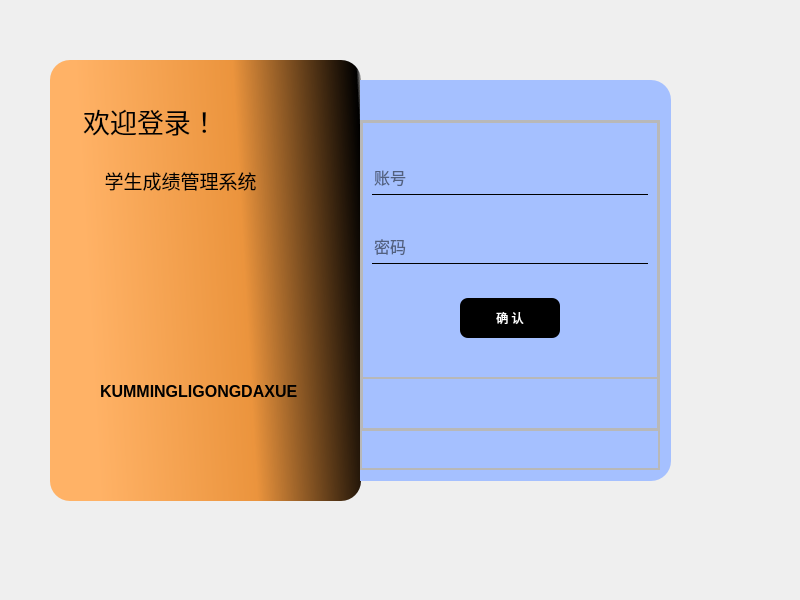
<?xml version="1.0" encoding="UTF-8"?>
<ui version="4.0">
 <class>MainWindow</class>
 <widget class="QMainWindow" name="MainWindow">
  <property name="geometry">
   <rect>
    <x>0</x>
    <y>0</y>
    <width>800</width>
    <height>600</height>
   </rect>
  </property>
  <property name="windowTitle">
   <string>MainWindow</string>
  </property>
  <widget class="QWidget" name="centralwidget">
   <widget class="QFrame" name="frame">
    <property name="geometry">
     <rect>
      <x>50</x>
      <y>60</y>
      <width>311</width>
      <height>441</height>
     </rect>
    </property>
    <property name="styleSheet">
     <string notr="true">#frame{
	
	background-color: qlineargradient(spread:pad, x1:0.0845771, y1:0.074, x2:1, y2:0, stop:0 rgba(255, 178, 102, 255), stop:0.55 rgba(235, 148, 61, 255), stop:0.98 rgba(0, 0, 0, 255), stop:1 rgba(0, 0, 0, 0));
	border-radius:20px;
}</string>
    </property>
    <property name="frameShape">
     <enum>QFrame::StyledPanel</enum>
    </property>
    <property name="frameShadow">
     <enum>QFrame::Raised</enum>
    </property>
    <widget class="QLabel" name="label">
     <property name="geometry">
      <rect>
       <x>0</x>
       <y>-40</y>
       <width>201</width>
       <height>201</height>
      </rect>
     </property>
     <property name="font">
      <font>
       <family>华文新魏</family>
       <pointsize>20</pointsize>
      </font>
     </property>
     <property name="styleSheet">
      <string notr="true"/>
     </property>
     <property name="text">
      <string>欢迎登录！</string>
     </property>
     <property name="alignment">
      <set>Qt::AlignCenter</set>
     </property>
    </widget>
    <widget class="QLabel" name="label_2">
     <property name="geometry">
      <rect>
       <x>30</x>
       <y>20</y>
       <width>201</width>
       <height>201</height>
      </rect>
     </property>
     <property name="font">
      <font>
       <family>微软雅黑</family>
       <pointsize>14</pointsize>
       <weight>50</weight>
       <bold>false</bold>
      </font>
     </property>
     <property name="styleSheet">
      <string notr="true"/>
     </property>
     <property name="text">
      <string>学生成绩管理系统</string>
     </property>
     <property name="alignment">
      <set>Qt::AlignCenter</set>
     </property>
    </widget>
    <widget class="QLabel" name="label_3">
     <property name="geometry">
      <rect>
       <x>50</x>
       <y>300</y>
       <width>211</width>
       <height>41</height>
      </rect>
     </property>
     <property name="font">
      <font>
       <family>System</family>
       <pointsize>12</pointsize>
       <weight>75</weight>
       <bold>true</bold>
      </font>
     </property>
     <property name="styleSheet">
      <string notr="true"/>
     </property>
     <property name="text">
      <string>KUMMINGLIGONGDAXUE</string>
     </property>
     <property name="alignment">
      <set>Qt::AlignBottom|Qt::AlignLeading|Qt::AlignLeft</set>
     </property>
    </widget>
   </widget>
   <widget class="QFrame" name="frame_2">
    <property name="geometry">
     <rect>
      <x>360</x>
      <y>80</y>
      <width>311</width>
      <height>401</height>
     </rect>
    </property>
    <property name="styleSheet">
     <string notr="true">#frame_2{
	background-color: rgb(165, 192, 255);
	border-top-right-radius:20px;
	border-bottom-right-radius:20px;
}</string>
    </property>
    <property name="frameShape">
     <enum>QFrame::StyledPanel</enum>
    </property>
    <property name="frameShadow">
     <enum>QFrame::Raised</enum>
    </property>
    <widget class="QPushButton" name="pushButton">
     <property name="geometry">
      <rect>
       <x>270</x>
       <y>10</y>
       <width>31</width>
       <height>31</height>
      </rect>
     </property>
     <property name="layoutDirection">
      <enum>Qt::RightToLeft</enum>
     </property>
     <property name="styleSheet">
      <string notr="true">QPushButton{
	
	border:None;
}
QPushButton:hover{
	padding-bottom:5px;
	padding-right:5px
}</string>
     </property>
     <property name="text">
      <string/>
     </property>
     <property name="icon">
      <iconset resource="src.qrc">
       <normaloff>:/src/icon/TablerProgressX (1).png</normaloff>:/src/icon/TablerProgressX (1).png</iconset>
     </property>
     <property name="iconSize">
      <size>
       <width>30</width>
       <height>30</height>
      </size>
     </property>
    </widget>
    <widget class="QFrame" name="frame_3">
     <property name="geometry">
      <rect>
       <x>0</x>
       <y>40</y>
       <width>300</width>
       <height>350</height>
      </rect>
     </property>
     <property name="minimumSize">
      <size>
       <width>300</width>
       <height>350</height>
      </size>
     </property>
     <property name="maximumSize">
      <size>
       <width>370</width>
       <height>360</height>
      </size>
     </property>
     <property name="frameShape">
      <enum>QFrame::StyledPanel</enum>
     </property>
     <property name="frameShadow">
      <enum>QFrame::Raised</enum>
     </property>
     <layout class="QVBoxLayout" name="verticalLayout">
      <property name="spacing">
       <number>0</number>
      </property>
      <property name="leftMargin">
       <number>0</number>
      </property>
      <property name="topMargin">
       <number>0</number>
      </property>
      <property name="rightMargin">
       <number>0</number>
      </property>
      <property name="bottomMargin">
       <number>0</number>
      </property>
      <item>
       <widget class="QFrame" name="frame_4">
        <property name="sizePolicy">
         <sizepolicy hsizetype="Preferred" vsizetype="Expanding">
          <horstretch>0</horstretch>
          <verstretch>8</verstretch>
         </sizepolicy>
        </property>
        <property name="frameShape">
         <enum>QFrame::StyledPanel</enum>
        </property>
        <property name="frameShadow">
         <enum>QFrame::Raised</enum>
        </property>
        <layout class="QVBoxLayout" name="verticalLayout_3">
         <property name="spacing">
          <number>0</number>
         </property>
         <property name="leftMargin">
          <number>0</number>
         </property>
         <property name="topMargin">
          <number>0</number>
         </property>
         <property name="rightMargin">
          <number>0</number>
         </property>
         <property name="bottomMargin">
          <number>0</number>
         </property>
         <item>
          <widget class="QFrame" name="frame_6">
           <property name="sizePolicy">
            <sizepolicy hsizetype="Preferred" vsizetype="Expanding">
             <horstretch>0</horstretch>
             <verstretch>5</verstretch>
            </sizepolicy>
           </property>
           <property name="frameShape">
            <enum>QFrame::StyledPanel</enum>
           </property>
           <property name="frameShadow">
            <enum>QFrame::Raised</enum>
           </property>
           <layout class="QVBoxLayout" name="verticalLayout_4">
            <property name="spacing">
             <number>0</number>
            </property>
            <property name="leftMargin">
             <number>0</number>
            </property>
            <property name="topMargin">
             <number>0</number>
            </property>
            <property name="rightMargin">
             <number>0</number>
            </property>
            <property name="bottomMargin">
             <number>0</number>
            </property>
            <item>
             <widget class="QStackedWidget" name="stackedWidget_2">
              <property name="styleSheet">
               <string notr="true">QLineEdit{
	
	background-color: rgba(255, 255, 255,0);
	border:none;
	border-bottom:1px solid black;
}
QPushButton{
	color: rgb(255, 255, 255);
	background-color: rgb(0, 0, 0);
	font: 75 12pt &quot;楷体&quot;;
	border-radius:8px;
}
QPushButton:pressed{
	padding-bottom:5px;
	padding-left:5px;
}</string>
              </property>
              <property name="currentIndex">
               <number>0</number>
              </property>
              <widget class="QWidget" name="page_login">
               <layout class="QVBoxLayout" name="verticalLayout_5">
                <item>
                 <widget class="QLineEdit" name="editUser">
                  <property name="minimumSize">
                   <size>
                    <width>0</width>
                    <height>35</height>
                   </size>
                  </property>
                  <property name="font">
                   <font>
                    <family>楷体</family>
                    <pointsize>12</pointsize>
                    <weight>50</weight>
                    <bold>false</bold>
                   </font>
                  </property>
                  <property name="placeholderText">
                   <string>账号</string>
                  </property>
                 </widget>
                </item>
                <item>
                 <widget class="QLineEdit" name="editPwd">
                  <property name="minimumSize">
                   <size>
                    <width>0</width>
                    <height>35</height>
                   </size>
                  </property>
                  <property name="font">
                   <font>
                    <family>楷体</family>
                    <pointsize>12</pointsize>
                   </font>
                  </property>
                  <property name="echoMode">
                   <enum>QLineEdit::Password</enum>
                  </property>
                  <property name="placeholderText">
                   <string>密码</string>
                  </property>
                 </widget>
                </item>
                <item alignment="Qt::AlignHCenter">
                 <widget class="QPushButton" name="btn_login">
                  <property name="minimumSize">
                   <size>
                    <width>100</width>
                    <height>40</height>
                   </size>
                  </property>
                  <property name="maximumSize">
                   <size>
                    <width>100</width>
                    <height>40</height>
                   </size>
                  </property>
                  <property name="text">
                   <string>确 认</string>
                  </property>
                 </widget>
                </item>
               </layout>
              </widget>
              <widget class="QWidget" name="page_register">
               <layout class="QVBoxLayout" name="verticalLayout_6">
                <item>
                 <widget class="QLineEdit" name="editUser_2">
                  <property name="minimumSize">
                   <size>
                    <width>0</width>
                    <height>35</height>
                   </size>
                  </property>
                  <property name="font">
                   <font>
                    <family>楷体</family>
                    <pointsize>12</pointsize>
                   </font>
                  </property>
                  <property name="placeholderText">
                   <string>账号</string>
                  </property>
                 </widget>
                </item>
                <item>
                 <widget class="QLineEdit" name="editPwd_2">
                  <property name="minimumSize">
                   <size>
                    <width>0</width>
                    <height>35</height>
                   </size>
                  </property>
                  <property name="font">
                   <font>
                    <family>楷体</family>
                    <pointsize>12</pointsize>
                   </font>
                  </property>
                  <property name="placeholderText">
                   <string>密码</string>
                  </property>
                 </widget>
                </item>
                <item>
                 <widget class="QLineEdit" name="editPwd_2sure">
                  <property name="minimumSize">
                   <size>
                    <width>0</width>
                    <height>35</height>
                   </size>
                  </property>
                  <property name="font">
                   <font>
                    <family>楷体</family>
                    <pointsize>12</pointsize>
                   </font>
                  </property>
                  <property name="placeholderText">
                   <string>确认密码</string>
                  </property>
                 </widget>
                </item>
                <item alignment="Qt::AlignHCenter">
                 <widget class="QPushButton" name="btn_resgister">
                  <property name="minimumSize">
                   <size>
                    <width>100</width>
                    <height>35</height>
                   </size>
                  </property>
                  <property name="maximumSize">
                   <size>
                    <width>100</width>
                    <height>35</height>
                   </size>
                  </property>
                  <property name="text">
                   <string>注册</string>
                  </property>
                 </widget>
                </item>
               </layout>
              </widget>
             </widget>
            </item>
           </layout>
          </widget>
         </item>
         <item>
          <widget class="QFrame" name="frame_7">
           <property name="sizePolicy">
            <sizepolicy hsizetype="Preferred" vsizetype="Expanding">
             <horstretch>0</horstretch>
             <verstretch>1</verstretch>
            </sizepolicy>
           </property>
           <property name="styleSheet">
            <string notr="true">QPushButton{
	color: rgb(144, 192, 255);
	border-bottom-left-radius:8px;
	border-bottom-right-radius:8px;
	border-top-left-radius:8px;;
	border-top-right-radius:8px;
}
QPushButton:hover{
	color: rgb(255, 170, 0);
}
QPushButton:pressed{
	padding-left:5px;
	padding-bottom:5px;
}</string>
           </property>
           <property name="frameShape">
            <enum>QFrame::StyledPanel</enum>
           </property>
           <property name="frameShadow">
            <enum>QFrame::Raised</enum>
           </property>
           <layout class="QHBoxLayout" name="horizontalLayout">
            <item>
             <widget class="QPushButton" name="pushButton_2">
              <property name="text">
               <string/>
              </property>
              <property name="icon">
               <iconset resource="src.qrc">
                <normaloff>:/src/icon/StashSignin.png</normaloff>:/src/icon/StashSignin.png</iconset>
              </property>
              <property name="iconSize">
               <size>
                <width>30</width>
                <height>30</height>
               </size>
              </property>
             </widget>
            </item>
            <item>
             <widget class="QPushButton" name="pushButton_3">
              <property name="text">
               <string/>
              </property>
              <property name="icon">
               <iconset resource="src.qrc">
                <normaloff>:/src/icon/HugeiconsUserAccount.png</normaloff>:/src/icon/HugeiconsUserAccount.png</iconset>
              </property>
              <property name="iconSize">
               <size>
                <width>30</width>
                <height>30</height>
               </size>
              </property>
             </widget>
            </item>
           </layout>
          </widget>
         </item>
        </layout>
       </widget>
      </item>
      <item>
       <widget class="QFrame" name="frame_5">
        <property name="sizePolicy">
         <sizepolicy hsizetype="Preferred" vsizetype="Expanding">
          <horstretch>0</horstretch>
          <verstretch>1</verstretch>
         </sizepolicy>
        </property>
        <property name="styleSheet">
         <string notr="true">QLabel{
	color: rgb(255, 0, 0);
	font: 10pt &quot;楷体&quot;;
}</string>
        </property>
        <property name="frameShape">
         <enum>QFrame::StyledPanel</enum>
        </property>
        <property name="frameShadow">
         <enum>QFrame::Raised</enum>
        </property>
        <layout class="QVBoxLayout" name="verticalLayout_2">
         <property name="spacing">
          <number>0</number>
         </property>
         <property name="leftMargin">
          <number>0</number>
         </property>
         <property name="topMargin">
          <number>0</number>
         </property>
         <property name="rightMargin">
          <number>0</number>
         </property>
         <property name="bottomMargin">
          <number>0</number>
         </property>
         <item>
          <widget class="QStackedWidget" name="stackedWidget">
           <property name="sizePolicy">
            <sizepolicy hsizetype="Preferred" vsizetype="Preferred">
             <horstretch>0</horstretch>
             <verstretch>0</verstretch>
            </sizepolicy>
           </property>
           <property name="styleSheet">
            <string notr="true"/>
           </property>
           <property name="currentIndex">
            <number>0</number>
           </property>
           <widget class="QWidget" name="page_3"/>
           <widget class="QWidget" name="page">
            <widget class="QLabel" name="label_4">
             <property name="geometry">
              <rect>
               <x>20</x>
               <y>10</y>
               <width>211</width>
               <height>16</height>
              </rect>
             </property>
             <property name="text">
              <string>用户名不能为空！！！</string>
             </property>
            </widget>
           </widget>
           <widget class="QWidget" name="page_2">
            <widget class="QLabel" name="label_5">
             <property name="geometry">
              <rect>
               <x>20</x>
               <y>10</y>
               <width>151</width>
               <height>21</height>
              </rect>
             </property>
             <property name="text">
              <string>密码不能为空！！！</string>
             </property>
            </widget>
           </widget>
           <widget class="QWidget" name="page_4">
            <widget class="QLabel" name="label_6">
             <property name="geometry">
              <rect>
               <x>20</x>
               <y>10</y>
               <width>151</width>
               <height>21</height>
              </rect>
             </property>
             <property name="text">
              <string>用户名或密码错误！！！</string>
             </property>
            </widget>
           </widget>
           <widget class="QWidget" name="page_5">
            <widget class="QLabel" name="label_7">
             <property name="geometry">
              <rect>
               <x>21</x>
               <y>10</y>
               <width>231</width>
               <height>20</height>
              </rect>
             </property>
             <property name="text">
              <string>用户名或密码不能为空！！！</string>
             </property>
            </widget>
           </widget>
          </widget>
         </item>
        </layout>
       </widget>
      </item>
     </layout>
    </widget>
   </widget>
  </widget>
 </widget>
 <resources>
  <include location="src.qrc"/>
 </resources>
 <connections>
  <connection>
   <sender>pushButton</sender>
   <signal>clicked()</signal>
   <receiver>MainWindow</receiver>
   <slot>close()</slot>
   <hints>
    <hint type="sourcelabel">
     <x>642</x>
     <y>98</y>
    </hint>
    <hint type="destinationlabel">
     <x>692</x>
     <y>35</y>
    </hint>
   </hints>
  </connection>
 </connections>
</ui>
